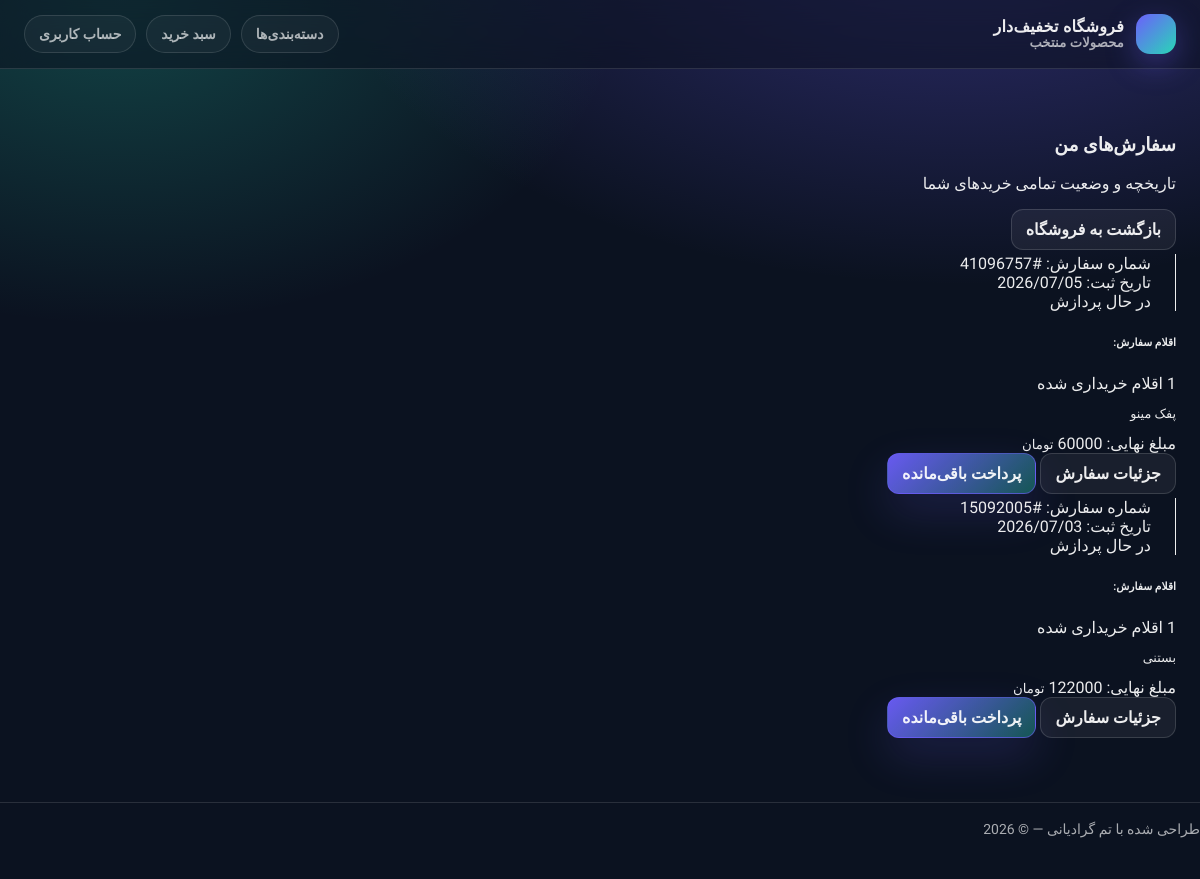
The page /order/order_list/ (signed in) on the database its author committed.
### order/models.py (models this page shows, shortened)
class Order(models.Model):
    Product_status = (
        ('در حال پردازش', 'در حال پردازش'),
        ('آماده برای ارسال', 'آماده برای ارسال'),
        ('محصول ارسال شد', 'محصول ارسال شد'),
        ('تحویل پست داده شد', 'تحویل پست داده شد'),
        ('محصول به مشتری تحویل داده شد', 'محصول به مشتری تحویل داده شد'),
        ('لغو توسط مشتری', 'لغو توسط مشتری'),
        ('لغو توسط فروشنده', 'لغو توسط فروشنده'),
        ('مرحوع شد', 'مرحوع شد')
    )
    user = models.ForeignKey(User, related_name='users', on_delete=models.SET_NULL, null=True, verbose_name='کاربر')
    address_user = models.ForeignKey(AddressUser, related_name='address_user', on_delete=models.SET_NULL, null=True,
                                     verbose_name='آدرس')
    total_amount = models.DecimalField(max_digits=10, decimal_places=0, verbose_name='قیمت کل')
    discount_amount = models.DecimalField(max_digits=10, decimal_places=0, default=0, verbose_name='بعد تخفیف')
    final_amount = models.DecimalField(max_digits=10, decimal_places=0, verbose_name='قیمت نهای')
    post_price = models.DecimalField(max_digits=10, default=0, decimal_places=0, null=True, blank=True,
                                     verbose_name='هزینه پستی')
    transaction_id = models.CharField(max_length=100,unique=True, blank=True, null=True, verbose_name='کد پیگیری')
    payment = models.BooleanField(default=False, verbose_name='پرداخت')
    status = models.CharField(choices=Product_status, default='در حال پردازش', verbose_name='وضعیت سفارش')
    created = models.DateTimeField(auto_now_add=True)
    updated = models.DateTimeField(auto_now=True)
    class Meta:
        ordering = ['-created']
        indexes = [
            models.Index(fields=['-created'])
        ]
        verbose_name_plural = 'سفارش ها'

class OrderItem(models.Model):
    order = models.ForeignKey(Order, on_delete=models.CASCADE, related_name='items', verbose_name='سفارش')
    product = models.ForeignKey(Product, on_delete=models.CASCADE, verbose_name='مخصولات')
    quantity = models.PositiveIntegerField(default=1, verbose_name='مقدار محصول')
    price_at_purchase = models.DecimalField(max_digits=12, decimal_places=0, verbose_name='قیمت زمان خرید')
    class Meta:
        verbose_name_plural = 'آیتم سفارش ها'

### catalog/models.py (models this page shows, shortened)
class Product(models.Model):
    category = models.ForeignKey(Category, on_delete=models.CASCADE, related_name='products', verbose_name="category")
    name = models.CharField(max_length=100, verbose_name="اسم")
    slug = models.SlugField(max_length=100, unique=True, verbose_name="slug")
    description = models.TextField(verbose_name="توضیحات")
    price = models.PositiveIntegerField(default=0, verbose_name="قیمت")
    inventory = models.PositiveIntegerField(default=0, verbose_name="مقدار")
    weight = models.PositiveIntegerField(default=0, verbose_name="وزن")
    created_at = models.DateTimeField(auto_now_add=True)
    updated_at = models.DateTimeField(auto_now=True)
    class Meta:
        verbose_name_plural = "Products"
        ordering = ["name"]
        indexes = [
            models.Index(fields=['name', 'id']),
            models.Index(fields=['slug']),
            models.Index(fields=['created_at']),
        ]

### order/views.py (the view)
# urls.py: path('order_list/', views.OrderListView.as_view(), name='order_list'),
class OrderListView(LoginRequiredMixin, generic.ListView):
    model = Order
    context_object_name = "orders"
    template_name = 'order/order_list.html'
    def get_queryset(self):
        return Order.objects.filter(user=self.request.user).order_by('-created')

### cart/context_processors.py (called while the page is built)
def cart(request):
    return {'cart': Cart(request)}

### order/templates/order/order_list.html (shortened to what this page needs)
{% extends 'parent/base.html' %}
{% load static %}
{% block content %}
<div class="container py-5">
    <div class="d-flex align-items-center justify-content-between mb-5">
        <div>
            <h3 class="fw-bold text-dark mb-1">سفارش‌های من</h3>
            <p class="text-muted small mb-0">تاریخچه و وضعیت تمامی خرید‌های شما</p>
        </div>
        <a href="{% url 'catalog:product_list' %}" class="btn btn-outline-primary btn-sm rounded-pill px-3">
             بازگشت به فروشگاه
        </a>
    </div>
    {% if orders %}
        <div class="row">
            <div class="col-12">
                {% for order in orders %}
                <div class="card border-0 shadow-sm rounded-4 mb-4 overflow-hidden">
                    <div class="{% if order.status == 'در حال پردازش' %}bg-warning{% elif order.status == 'ارسال شده' %}bg-success{% elif order.status == 'لغو شده' %}bg-danger{% else %}bg-primary{% endif %}" style="height: 4px;"></div>
                    <div class="card-body p-4">
                        <div class="row align-items-center">
                            <div class="col-md-4 border-end-md">
                                <div class="d-flex align-items-center mb-2">
                                    <span class="text-muted small me-2">شماره سفارش:</span>
                                    <span class="fw-bold text-dark">#{{ order.transaction_id }}</span>
                                </div>
                                <div class="d-flex align-items-center mb-3">
                                    <span class="text-muted small me-2">تاریخ ثبت:</span>
                                    <span class="text-dark">{{ order.created|date:"Y/m/d" }}</span>
                                </div>
                                <div>
                                    <span class="badge {% if order.status == 'در حال پردازش' %}bg-warning text-dark{% elif order.status == 'ارسال شده' %}bg-success{% elif order.status == 'لغو شده' %}bg-danger{% else %}bg-primary{% endif %} rounded-pill px-3">
                                        {{ order.status }}
                                    </span>
                                </div>
                            </div>
                            <div class="col-md-5 px-md-4">
                                <h6 class="small text-muted mb-3">اقلام سفارش:</h6>
                                <div class="d-flex align-items-center mb-2">
                                    <span class="badge bg-light text-dark border me-2">{{ order.items.count }}</span>
                                    <span class="text-dark small">اقلام خریداری شده</span>
                                </div>
                                <p class="text-muted extra-small mb-0">
                                    {% for item in order.items.all %}
                                        {{ item.product.name }}{% if not forloop.last %}، {% endif %}
                                    {% endfor %}
                                </p>
                            </div>
                            <div class="col-md-3 text-md-end mt-3 mt-md-0">
                                <div class="mb-3">
                                    <span class="text-muted small d-block">مبلغ نهایی:</span>
                                    <span class="h5 fw-bold text-primary">{{ order.final_amount|floatformat:0 }} <small>تومان</small></span>
                                </div>
                                <div class="d-grid gap-2 d-md-block">
                                    <a href="{% url 'order:order_detail' order.id %}" class="btn btn-light btn-sm rounded-3 border">
                                        جزئیات سفارش
                                    </a>
                                    {% if not order.payment %}
                                        <a href="" class="btn btn-primary btn-sm rounded-3">
                                            پرداخت باقی‌مانده
                                        </a>
                                    {% endif %}
                                </div>
                            </div>
                        </div>
                    </div>
                </div>
                {% endfor %}
            </div>
        </div>
    {% endif %}
</div>
{% endblock %}

### catalog/templates/parent/base.html (style rules this page uses)
:root { --bg: #0b1220; --card: rgba(255,255,255,.06); --card2: rgba(255,255,255,.09); --text: rgba(255,255,255,.92); --muted: rgba(255,255,255,.65); --border: rgba(255,255,255,.12); --primary: #6d5efc; --primary2: #28d7b6; --danger: #ff4d6d; --shadow: 0 18px 60px rgba(0,0,0,.35); --radius: 18px; }
* { box-sizing: border-box; }
body { margin:0; font-family:"Vazirmatn", system-ui, -apple-system, Segoe UI, Roboto, Arial; background: radial-gradient(1200px 700px at 80% -100px, rgba(109,94,252,.38), transparent 55%), radial-gradient(1000px 650px at 10% 0px, rgba(40,215,182,.25), transparent 50%), var(--bg); color: var(--text); }
a { color: inherit; text-decoration: none; }
.container { width: min(1200px, 100%); margin: 0 auto; padding: 24px; }
.btn { display:inline-flex; align-items:center; justify-content:center; padding: 10px 14px; border-radius: 12px; border: 1px solid rgba(255,255,255,.14); background: rgba(255,255,255,.06); color: var(--text); font-weight: 700; transition: .2s; cursor:pointer; }
.btn-primary { border-color: rgba(109,94,252,.55); background: linear-gradient(135deg, rgba(109,94,252,.95), rgba(40,215,182,.35)); box-shadow: 0 18px 45px rgba(109,94,252,.18); }

### order/templates/order/order_list.html (style rules this page uses)
.extra-small { font-size: 0.8rem; }
.card { transition: all 0.3s ease; }
@media (min-width: 768px) { .border-end-md { border-right: 1px solid #eee; padding-right: 1.5rem; } }
body { direction: rtl; text-align: right; }

### rows shown on the page
Order: transaction_id "41096757", created "2026/07/05", status "در حال پردازش", items.count "1", payment "پرداخت باقی‌مانده"
OrderItem: product.name "پفک مینو"
Order: transaction_id "15092005", created "2026/07/03", status "در حال پردازش", items.count "1", payment "پرداخت باقی‌مانده"
OrderItem: product.name "بستنی"
